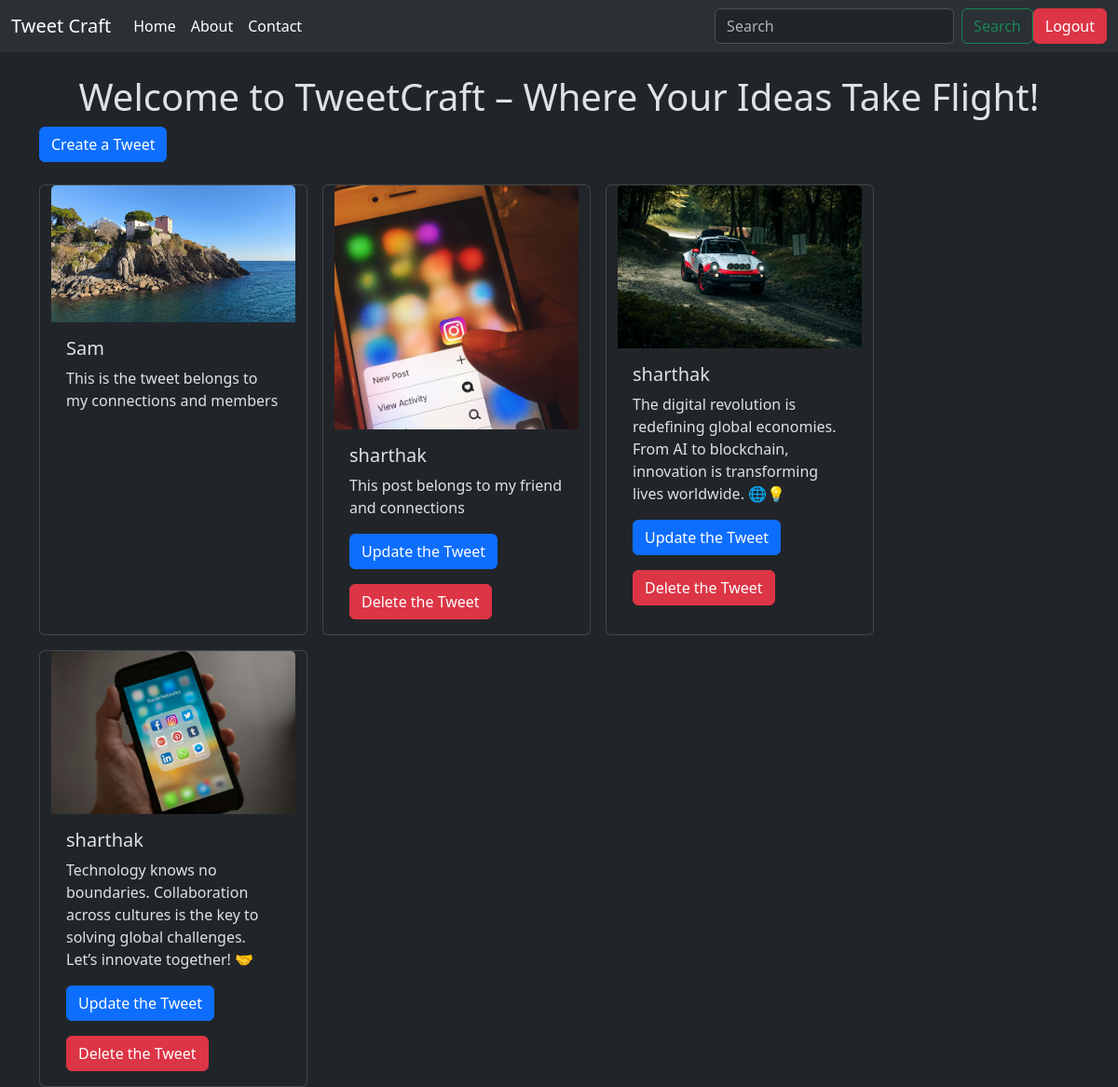
Page /chai/ (signed in) on the committed database.
### chai/models.py (models this page shows, shortened)
class Chai(models.Model):
    user = models.ForeignKey(User, on_delete=models.CASCADE)
    text = models.TextField(max_length=200,)
    photo = models.ImageField(upload_to='photos/',blank=True, null=True)
    created_at = models.DateTimeField(auto_now_add=True)
    updated_at = models.DateTimeField(auto_now=True)

### chai/views.py (the view)
# urls.py: path('', views.chai_list, name='chai_list'),
def chai_list(request):
    chais = Chai.objects.all().order_by('-created_at')
    return render(request,'chai_list.html', {'chais':
    chais})

### chai/templates/chai_list.html (shortened to what this page needs)
{% extends "layout.html" %}
{% block content %}
<h1 class="text-center mt-4">Welcome to TweetCraft – Where Your Ideas Take Flight! </h1>
<a class="btn btn-primary mb-4" href="{% url 'chai_create' %}">Create a Tweet</a>
  <div class="container row gap-3 ">
  {% for chai in chais %}
   <div class="card" style="width:18rem; mb-4">
    <img src="{{chai.photo.url}}" class="card-img-top" alt="...">
    <div class="card-body">
      <h5 class="card-title">{{chai.user.username}}</h5>
      <p class="card-text">{{chai.text}}</p>
      {% if chai.user == user %}
      <a href="{% url 'chai_edit' chai.id %}" class="btn btn-primary mb-3">Update the Tweet</a>
      <a href="{% url 'chai_remove' chai.id %}" class="btn btn-danger ">Delete the Tweet</a>
     {% endif %}
    </div>
  </div>
  {% endfor %}
  </div>
{% endblock  %}

### rows in the picture
Chai: photo (picture), user.username "Sam", text "This is the tweet belongs to my connections and members"
Chai: photo (picture), user.username "sharthak", text "This post belongs to my friend and connections", shows "Update the Tweet"
Chai: photo (picture), user.username "sharthak", text "The digital revolution is redefining global economies. From AI to blockchain, innovation is transforming lives worldwide. 🌐💡", shows "Update the Tweet"
Chai: photo (picture), user.username "sharthak", text "Technology knows no boundaries. Collaboration across cultures is the key to solving global challenges. Let’s innovate together! 🤝", shows "Update the Tweet"
